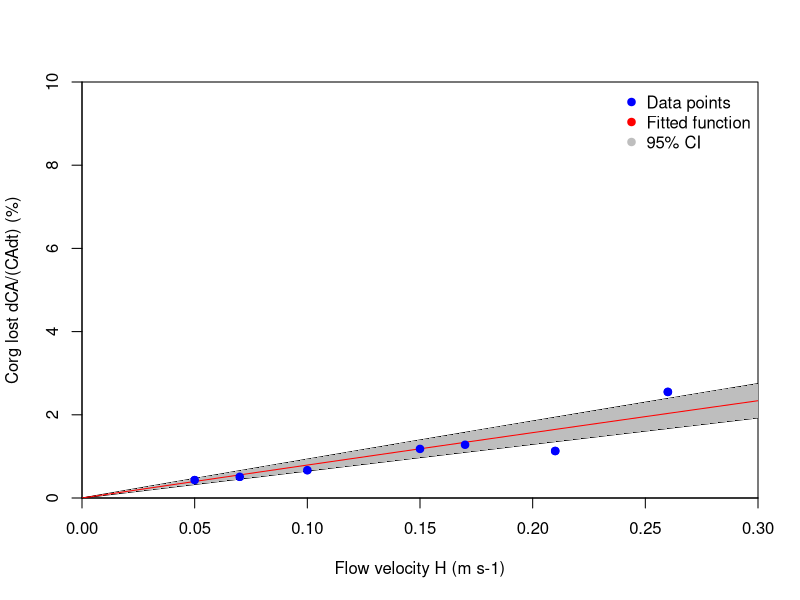
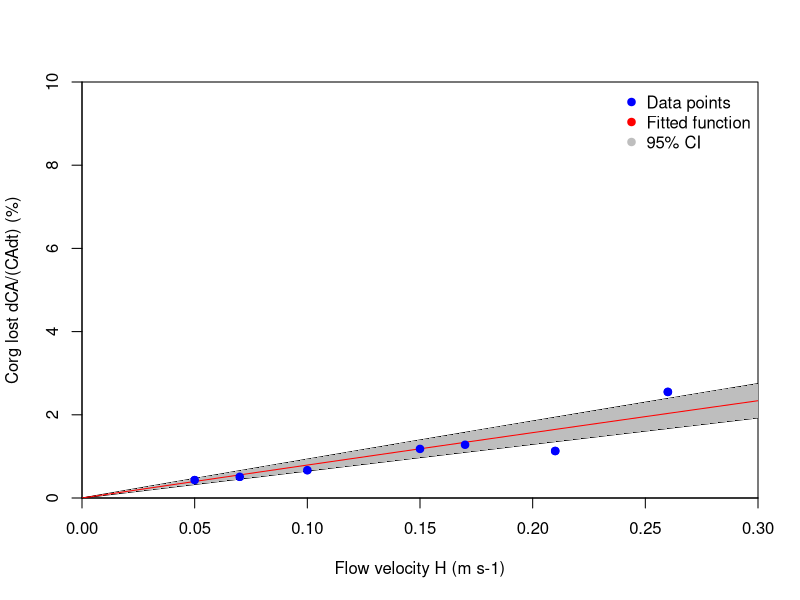

Recreate these plots in R, in order.
# Library
library(minpack.lm)

# Working directory
setwd('/supplementary/figureS7') # set your working directory

# Data
data <- data.frame(
corg = c(0.0043, 0.0051, 0.0067, 0.0118, 0.0128, 0.0113, 0.0255), 
h = c(0.05, 0.07, 0.1, 0.15, 0.17, 0.21, 0.26)
)

# Define the function
my_fun <- function(h, hea) h / (h + hea)

# Initial estimates for the parameters
start_params <- c(hea = median(data$h))

# Lower bounds for the parameters
lower_bounds <- c(hea = 0)

# Fit the model with constraints
fit <- nlsLM(corg ~ my_fun(h, hea),
             data = data,
             start = start_params,
             lower = lower_bounds,
             control = nls.lm.control(maxiter = 500))

print(summary(fit))

# Get the estimated parameters
estimated_params <- coef(fit)

# Print the estimated parameters
print(estimated_params)

# Calculate 5% and 95% confidence intervals
conf_intervals <- confint(fit, level = 0.90)  # Adjust the level as needed
print(conf_intervals)

# Extracting lower and upper bounds
lower_bound <- conf_intervals[1]
upper_bound <- conf_intervals[2]

x <- seq(0, 5, 0.01)

# Generating fitted values for the bounds
fitted_lower <- x / (x + lower_bound)
fitted_upper <- x / (x + upper_bound)

tiff("figureS7.tiff", units = 'in', width = 7, height = 5, res = 700)

plot(data$h, data$corg*100, 
     xlab="Flow velocity H (m s-1)", ylab="Corg lost dCA/(CAdt) (%)", pch=19, col="blue", xlim=c(0, 0.3), ylim=c(0, 10), xaxs="i", yaxs="i")
lines(x, x/(x+estimated_params)*100, col="red", type="l")

# Add lines for the confidence interval bounds
lines(x, fitted_lower*100, col="black", type="l")
lines(x, fitted_upper*100, col="black", type="l")

# Create a polygon to fill the area between the lower and upper bounds
x_combined <- c(x, rev(x))  # Combine and reverse x for a closed shape
y_combined <- c(fitted_lower, rev(fitted_upper))*100
polygon(x_combined, y_combined, col="grey", border=NA)

lines(x, x/(x+estimated_params)*100, col="red", type="l")
points(data$h, data$corg*100, pch=19, col="blue")
legend("topright", legend=c("Data points", "Fitted function", "95% CI"), pch=19, col=c("blue", "red", "grey"), bty="n")

plot(data$h, data$corg*100, 
     xlab="Flow velocity H (m s-1)", ylab="Corg lost dCA/(CAdt) (%)", pch=19, col="blue", xlim=c(0, 0.3), ylim=c(0, 10), xaxs="i", yaxs="i")
lines(x, x/(x+estimated_params)*100, col="red", type="l")

# Add lines for the confidence interval bounds
lines(x, fitted_lower*100, col="black", type="l")
lines(x, fitted_upper*100, col="black", type="l")

# Create a polygon to fill the area between the lower and upper bounds
x_combined <- c(x, rev(x))  # Combine and reverse x for a closed shape
y_combined <- c(fitted_lower, rev(fitted_upper))*100
polygon(x_combined, y_combined, col="grey", border=NA)

lines(x, x/(x+estimated_params)*100, col="red", type="l")
points(data$h, data$corg*100, pch=19, col="blue")
legend("topright", legend=c("Data points", "Fitted function", "95% CI"), pch=19, col=c("blue", "red", "grey"), bty="n")
